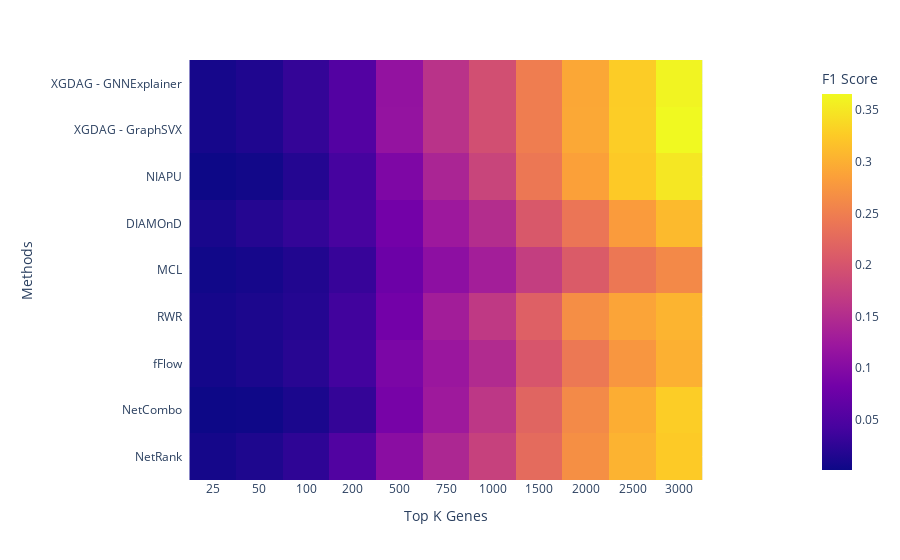
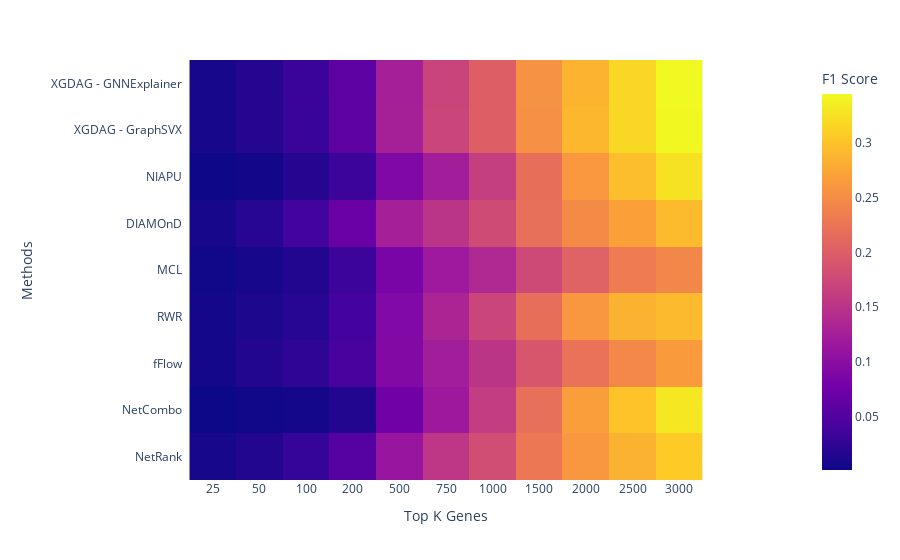
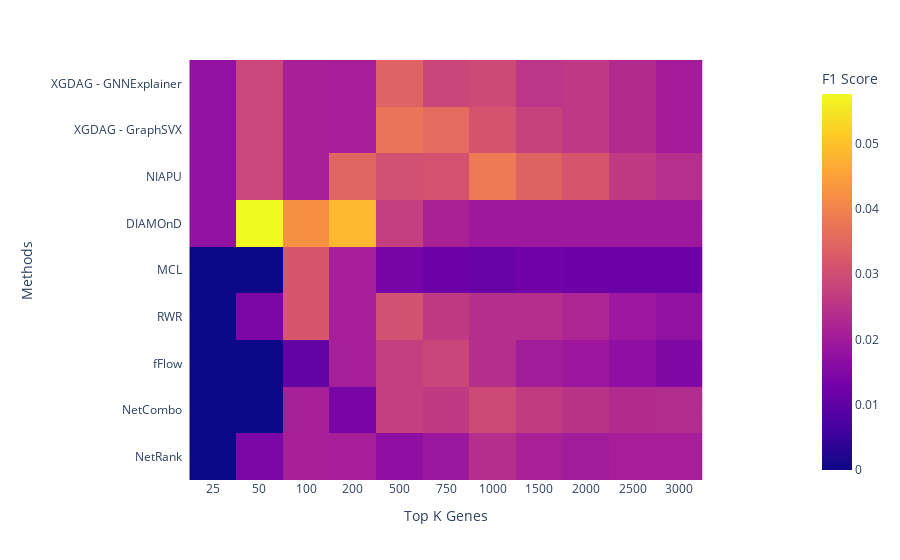
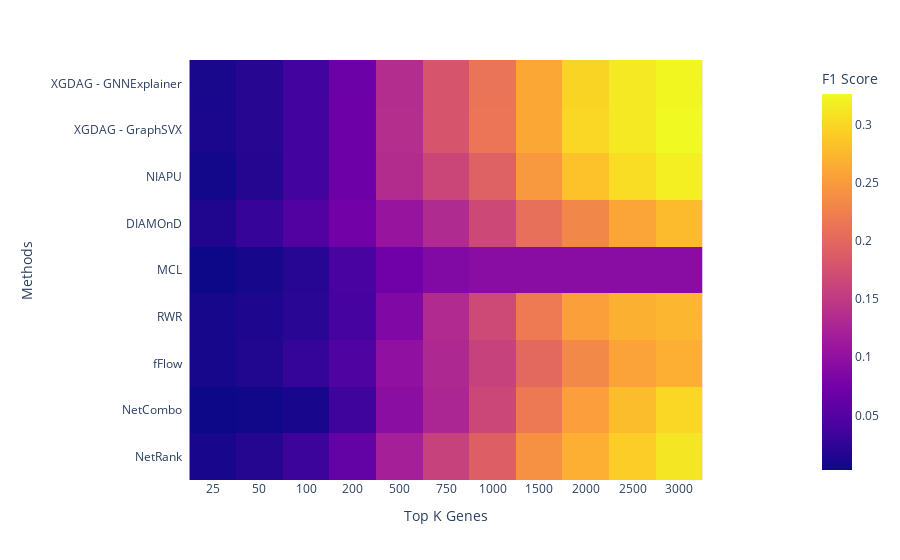

The code cell stored with these charts, in order, in its notebook:
### Markdown cell above
## HeatMaps DisGeNET

### Code cell
format = 'eps'
metric = 'F1'

DISEASE_NAMES.append(DISEASE_NAMES[0])

for DISEASE_NAME in DISEASE_NAMES:
    data = []
    print(DISEASE_NAME)

    for METHOD in COMPARE_METHODS:
        data.append(disease_method_metric_d[DISEASE_NAME][METHOD][metric])
        
    fig = px.imshow(data,
            labels=dict(x='Top K Genes', y='Methods', color='F1 Score'),
            x = [str(x) for x in ratios_to_validate],
            y = COMPARE_METHODS)
    
    fig.update_layout(coloraxis_colorbar_x=1)
    fig.update_yaxes(ticksuffix = "  ")

    fig.show()
    pio.write_image(fig, 'Images/'+format.upper()+'/'+DISEASE_NAME+'_'+metric+'.'+format, scale=1)

### Figure 1 — Plotly figure (JSON) as saved in the notebook; plotly's stock layout.template omitted (floating-point values rounded to 4 significant figures)
{"data": [{"coloraxis": "coloraxis", "hovertemplate": "Top K Genes: %{x}<br>Methods: %{y}<br>F1 Score: %{z}<extra></extra>", "name": "0", "type": "heatmap", "x": ["25", "50", "100", "200", "500", "750", "1000", "1500", "2000", "2500", "3000"], "xaxis": "x", "y": ["XGDAG - GNNExplainer", "XGDAG - GraphSVX", "NIAPU", "DIAMOnD", "MCL", "RWR", "fFlow", "NetCombo", "NetRank"], "yaxis": "y", "z": [[0.007823, 0.01401, 0.02891, 0.05371, 0.1142, 0.1586, 0.1932, 0.2489, 0.292, 0.3268, 0.3613], [0.007823, 0.01401, 0.02891, 0.05408, 0.1152, 0.1586, 0.1932, 0.2489, 0.2929, 0.3279, 0.3657], [0.001173, 0.00506, 0.01773, 0.04198, 0.09377, 0.1401, 0.1804, 0.242, 0.2861, 0.3245, 0.3504], [0.009388, 0.0183, 0.02853, 0.04349, 0.08304, 0.124, 0.1511, 0.2046, 0.2398, 0.2807, 0.3103], [0.004303, 0.007785, 0.01542, 0.03101, 0.07695, 0.1079, 0.1314, 0.1721, 0.2082, 0.2422, 0.2616], [0.007432, 0.01207, 0.01773, 0.03782, 0.08304, 0.1305, 0.1656, 0.2143, 0.2666, 0.2891, 0.3044], [0.006259, 0.01129, 0.02043, 0.03971, 0.09055, 0.1209, 0.1482, 0.2016, 0.2427, 0.2749, 0.3007], [0.001173, 0.002725, 0.01079, 0.02874, 0.08661, 0.1257, 0.1626, 0.2198, 0.2619, 0.2981, 0.3281], [0.007041, 0.01323, 0.02429, 0.05144, 0.1049, 0.1425, 0.1761, 0.2277, 0.2678, 0.3036, 0.3249]]}], "layout": {"coloraxis": {"colorbar": {"title": {"text": "F1 Score"}, "x": 1}, "colorscale": [[0, "#0d0887"], [0.1111, "#46039f"], [0.2222, "#7201a8"], [0.3333, "#9c179e"], [0.4444, "#bd3786"], [0.5556, "#d8576b"], [0.6667, "#ed7953"], [0.7778, "#fb9f3a"], [0.8889, "#fdca26"], [1, "#f0f921"]]}, "margin": {"t": 60}, "xaxis": {"anchor": "y", "constrain": "domain", "domain": [0, 1], "scaleanchor": "y", "title": {"text": "Top K Genes"}}, "yaxis": {"anchor": "x", "autorange": "reversed", "constrain": "domain", "domain": [0, 1], "ticksuffix": "  ", "title": {"text": "Methods"}}}}

### Figure 2 — Plotly figure (JSON) as saved in the notebook; plotly's stock layout.template omitted (floating-point values rounded to 4 significant figures)
{"data": [{"coloraxis": "coloraxis", "hovertemplate": "Top K Genes: %{x}<br>Methods: %{y}<br>F1 Score: %{z}<extra></extra>", "name": "0", "type": "heatmap", "x": ["25", "50", "100", "200", "500", "750", "1000", "1500", "2000", "2500", "3000"], "xaxis": "x", "y": ["XGDAG - GNNExplainer", "XGDAG - GraphSVX", "NIAPU", "DIAMOnD", "MCL", "RWR", "fFlow", "NetCombo", "NetRank"], "yaxis": "y", "z": [[0.008299, 0.01747, 0.03164, 0.06039, 0.1255, 0.1696, 0.2011, 0.2548, 0.2872, 0.3174, 0.3445], [0.008299, 0.01747, 0.03116, 0.06039, 0.1264, 0.1709, 0.2015, 0.2534, 0.2899, 0.3168, 0.343], [0.002441, 0.005337, 0.01726, 0.03324, 0.09055, 0.1228, 0.1632, 0.2193, 0.2615, 0.2958, 0.3261], [0.007322, 0.01844, 0.03739, 0.07022, 0.126, 0.1501, 0.1774, 0.2197, 0.2477, 0.2693, 0.2933], [0.004393, 0.008248, 0.01582, 0.03277, 0.08399, 0.1178, 0.1368, 0.177, 0.2039, 0.2325, 0.2443], [0.005858, 0.01116, 0.01822, 0.03839, 0.09099, 0.1315, 0.1711, 0.219, 0.2599, 0.2851, 0.2919], [0.006834, 0.01553, 0.02397, 0.04167, 0.09186, 0.1224, 0.1518, 0.1913, 0.2223, 0.2459, 0.2641], [0.001464, 0.003396, 0.006232, 0.01592, 0.07524, 0.1174, 0.1609, 0.2197, 0.2665, 0.2998, 0.3309], [0.007811, 0.01601, 0.02828, 0.05384, 0.112, 0.1535, 0.1814, 0.2279, 0.2605, 0.2848, 0.3066]]}], "layout": {"coloraxis": {"colorbar": {"title": {"text": "F1 Score"}, "x": 1}, "colorscale": [[0, "#0d0887"], [0.1111, "#46039f"], [0.2222, "#7201a8"], [0.3333, "#9c179e"], [0.4444, "#bd3786"], [0.5556, "#d8576b"], [0.6667, "#ed7953"], [0.7778, "#fb9f3a"], [0.8889, "#fdca26"], [1, "#f0f921"]]}, "margin": {"t": 60}, "xaxis": {"anchor": "y", "constrain": "domain", "domain": [0, 1], "scaleanchor": "y", "title": {"text": "Top K Genes"}}, "yaxis": {"anchor": "x", "autorange": "reversed", "constrain": "domain", "domain": [0, 1], "ticksuffix": "  ", "title": {"text": "Methods"}}}}

### Figure 3 — Plotly figure (JSON) as saved in the notebook; plotly's stock layout.template omitted (floating-point values rounded to 4 significant figures)
{"data": [{"coloraxis": "coloraxis", "hovertemplate": "Top K Genes: %{x}<br>Methods: %{y}<br>F1 Score: %{z}<extra></extra>", "name": "0", "type": "heatmap", "x": ["25", "50", "100", "200", "500", "750", "1000", "1500", "2000", "2500", "3000"], "xaxis": "x", "y": ["XGDAG - GNNExplainer", "XGDAG - GraphSVX", "NIAPU", "DIAMOnD", "MCL", "RWR", "fFlow", "NetCombo", "NetRank"], "yaxis": "y", "z": [[0.01754, 0.02878, 0.02116, 0.02076, 0.03396, 0.02861, 0.02938, 0.02517, 0.02585, 0.02317, 0.02007], [0.01754, 0.02878, 0.02116, 0.02076, 0.03735, 0.03576, 0.03122, 0.02769, 0.02585, 0.02317, 0.02007], [0.01754, 0.02878, 0.02116, 0.0346, 0.03056, 0.03099, 0.03857, 0.03398, 0.03159, 0.02626, 0.02396], [0.01754, 0.05755, 0.04233, 0.04844, 0.02716, 0.02145, 0.01946, 0.01946, 0.01946, 0.01946, 0.01946], [0, 0, 0.03175, 0.02076, 0.01358, 0.01192, 0.01102, 0.01259, 0.01172, 0.01172, 0.01172], [0, 0.01439, 0.03175, 0.02076, 0.03056, 0.02622, 0.02388, 0.02391, 0.02202, 0.01931, 0.01748], [0, 0, 0.01058, 0.02076, 0.02716, 0.02861, 0.02388, 0.02014, 0.01915, 0.01699, 0.01489], [0, 0, 0.02116, 0.01384, 0.02716, 0.02622, 0.02938, 0.02643, 0.02489, 0.02317, 0.02331], [0, 0.01439, 0.02116, 0.02076, 0.01698, 0.01907, 0.02388, 0.0214, 0.02011, 0.02086, 0.02072]]}], "layout": {"coloraxis": {"colorbar": {"title": {"text": "F1 Score"}, "x": 1}, "colorscale": [[0, "#0d0887"], [0.1111, "#46039f"], [0.2222, "#7201a8"], [0.3333, "#9c179e"], [0.4444, "#bd3786"], [0.5556, "#d8576b"], [0.6667, "#ed7953"], [0.7778, "#fb9f3a"], [0.8889, "#fdca26"], [1, "#f0f921"]]}, "margin": {"t": 60}, "xaxis": {"anchor": "y", "constrain": "domain", "domain": [0, 1], "scaleanchor": "y", "title": {"text": "Top K Genes"}}, "yaxis": {"anchor": "x", "autorange": "reversed", "constrain": "domain", "domain": [0, 1], "ticksuffix": "  ", "title": {"text": "Methods"}}}}

### Figure 4 — Plotly figure (JSON) as saved in the notebook; plotly's stock layout.template omitted (floating-point values rounded to 4 significant figures)
{"data": [{"coloraxis": "coloraxis", "hovertemplate": "Top K Genes: %{x}<br>Methods: %{y}<br>F1 Score: %{z}<extra></extra>", "name": "0", "type": "heatmap", "x": ["25", "50", "100", "200", "500", "750", "1000", "1500", "2000", "2500", "3000"], "xaxis": "x", "y": ["XGDAG - GNNExplainer", "XGDAG - GraphSVX", "NIAPU", "DIAMOnD", "MCL", "RWR", "fFlow", "NetCombo", "NetRank"], "yaxis": "y", "z": [[0.01061, 0.01931, 0.03691, 0.06951, 0.1355, 0.1802, 0.2134, 0.2617, 0.2984, 0.3142, 0.3241], [0.0112, 0.01931, 0.03691, 0.07119, 0.1365, 0.1807, 0.2147, 0.2613, 0.2996, 0.3142, 0.3266], [0.005894, 0.01755, 0.03691, 0.07063, 0.1344, 0.1642, 0.1932, 0.2477, 0.2839, 0.305, 0.3191], [0.01474, 0.02926, 0.04844, 0.07567, 0.1065, 0.1331, 0.1671, 0.2087, 0.2321, 0.259, 0.2783], [0.002947, 0.009362, 0.01903, 0.04092, 0.07342, 0.08888, 0.09421, 0.09421, 0.09421, 0.09421, 0.09421], [0.008842, 0.01346, 0.02076, 0.03868, 0.08687, 0.1321, 0.1676, 0.2194, 0.2548, 0.2693, 0.2736], [0.008842, 0.0158, 0.02826, 0.04596, 0.1003, 0.1302, 0.1593, 0.2021, 0.2344, 0.257, 0.2682], [0.002947, 0.004681, 0.009804, 0.03475, 0.09669, 0.1277, 0.1653, 0.2177, 0.2537, 0.2798, 0.3003], [0.01002, 0.01814, 0.0323, 0.06222, 0.1194, 0.1593, 0.1914, 0.2412, 0.2679, 0.2931, 0.3122]]}], "layout": {"coloraxis": {"colorbar": {"title": {"text": "F1 Score"}, "x": 1}, "colorscale": [[0, "#0d0887"], [0.1111, "#46039f"], [0.2222, "#7201a8"], [0.3333, "#9c179e"], [0.4444, "#bd3786"], [0.5556, "#d8576b"], [0.6667, "#ed7953"], [0.7778, "#fb9f3a"], [0.8889, "#fdca26"], [1, "#f0f921"]]}, "margin": {"t": 60}, "xaxis": {"anchor": "y", "constrain": "domain", "domain": [0, 1], "scaleanchor": "y", "title": {"text": "Top K Genes"}}, "yaxis": {"anchor": "x", "autorange": "reversed", "constrain": "domain", "domain": [0, 1], "ticksuffix": "  ", "title": {"text": "Methods"}}}}
